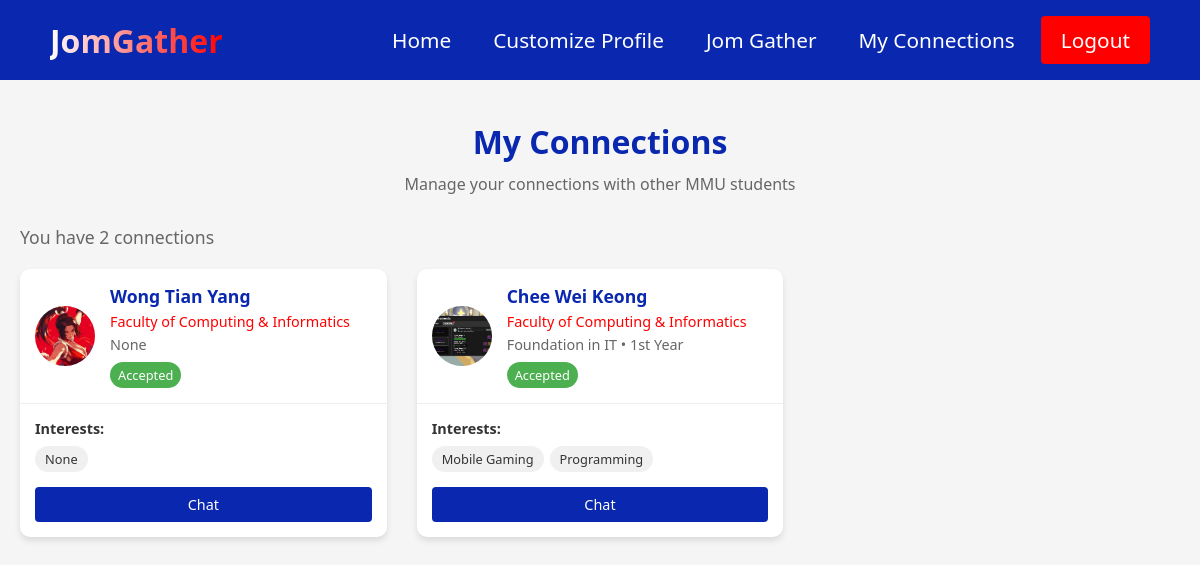
The app's page /connections (signed in) with its own data.
### models.py (models this page shows, shortened)
class Connection(db.Model):
    id = db.Column(db.Integer, primary_key=True)
    user_id = db.Column(db.Integer, db.ForeignKey('user.id'), nullable=False)
    connected_user_id = db.Column(db.Integer, db.ForeignKey('user.id'), nullable=False)
    status = db.Column(db.String(20), default='pending')  # pending, accepted, rejected
    created_at = db.Column(db.DateTime, default=datetime.utcnow)
    updated_at = db.Column(db.DateTime, default=datetime.utcnow, onupdate=datetime.utcnow)
    user = db.relationship('User', foreign_keys=[user_id], backref=db.backref('connections_made', lazy='dynamic'))
    connected_user = db.relationship('User', foreign_keys=[connected_user_id], backref=db.backref('connections_received', lazy='dynamic'))

class Customisation(db.Model):
    id = db.Column(db.Integer, primary_key=True)
    user_id = db.Column(db.Integer, db.ForeignKey('user.id'), nullable=False)
    profile_picture = db.Column(db.String(255))
    bio = db.Column(db.Text)
    interests = db.Column(db.String(500))
    faculty = db.Column(db.String(100))
    course = db.Column(db.String(100))
    year_of_study = db.Column(db.Integer)
    created_at = db.Column(db.DateTime, default=datetime.utcnow)
    updated_at = db.Column(db.DateTime, default=datetime.utcnow, onupdate=datetime.utcnow)
    user = db.relationship('User', backref=db.backref('customisation', uselist=False, lazy=True))

class User(UserMixin, db.Model):
    id = db.Column(db.Integer, primary_key=True)
    student_id = db.Column(db.String(15), unique=True, nullable=False)
    username = db.Column(db.String(64), unique=True, nullable=False)
    email = db.Column(db.String(120), unique=True, nullable=False)
    password_hash = db.Column(db.String(128))
    created_at = db.Column(db.DateTime, default=datetime.utcnow)
    is_active = db.Column(db.Boolean, default=True)
    last_login = db.Column(db.DateTime)
    is_2fa_enabled = db.Column(db.Boolean, default=False, nullable=False)
    two_fa_secret = db.Column(db.String(32), nullable=True)

### app.py (the view)
@app.route('/connections', endpoint='view_connections')
@login_required
def view_connections():
    connections_made = Connection.query.filter_by(user_id=current_user.id).all()
    connections_received = Connection.query.filter_by(connected_user_id=current_user.id).all()
    connected_users = []
    for conn in connections_made:
        user = User.query.get(conn.connected_user_id)
        if user:
            connected_users.append({
                'connection_id': conn.id,
                'user': user,
                'status': conn.status,
                'initiator': True,
                'created_at': conn.created_at
            })
    for conn in connections_received:
        user = User.query.get(conn.user_id)
        if user:
            connected_users.append({
                'connection_id': conn.id,
                'user': user,
                'status': conn.status,
                'initiator': False,
                'created_at': conn.created_at
            })
    connected_users.sort(key=lambda x: x['created_at'], reverse=True)
    return render_template('connections.html', connections=connected_users)

### app.py (called while the page is built)
@login_manager.user_loader
def load_user(user_id):
    return User.query.get(int(user_id))

### templates/connections.html (shortened to what this page needs)
<!DOCTYPE html>
<html lang="en">
<head>
  <link rel="stylesheet" href="{{ url_for('static', filename='css/common.css') }}">
</head>
<body>
  <nav class="navbar">
    <div class="navbar__container">
      <a href="{{ url_for('index') }}" id="navbar__logo">JomGather</a>
      <ul class="navbar__menu">
        <li class="navbar__item">
          <a href="{{ url_for('index') }}" class="navbar__links">Home</a>
        </li>
        <li class="navbar__item">
          <a href="{{ url_for('customise') }}" class="navbar__links">Customize Profile</a>
        </li>
        <li class="navbar__item">
          <a href="{{ url_for('jomgather') }}" class="navbar__links">Jom Gather</a>
        </li>
        <li class="navbar__item">
          <a href="{{ url_for('view_connections') }}" class="navbar__links">My Connections</a>
        </li>
        <li class="navbar__btn">
          <a href="{{ url_for('logout') }}" class="button">Logout</a>
        </li>
      </ul>
    </div>
  </nav>
  <div class="container">
    <div class="page-header">
      <h1>My Connections</h1>
      <p>Manage your connections with other MMU students</p>
    </div>
    {% if connections %}
      <div class="connections-count">
        You have {{ connections|length }} connection{% if connections|length != 1 %}s{% endif %}
      </div>
      <div class="connections-wrapper">
        {% for connection in connections %}
          <div class="connection-card">
            <div class="connection-header">
              <div class="connection-avatar">
                {% if connection.user.customisation and connection.user.customisation.profile_picture %}
                  <img src="{{ url_for('static', filename='uploads/' + connection.user.customisation.profile_picture) }}" alt="{{ connection.user.username }}">
                {% else %}
                  <div style="font-size: 1.5rem;">👤</div>
                {% endif %}
              </div>
              <div class="connection-user-info">
                <div class="connection-username">{{ connection.user.username }}</div>
                {% if connection.user.customisation %}
                  {% if connection.user.customisation.faculty %}
                    <div class="connection-faculty">{{ connection.user.customisation.faculty }}</div>
                  {% endif %}
                  {% if connection.user.customisation.course %}
                    <div class="connection-course">{{ connection.user.customisation.course }}
                      {% if connection.user.customisation.year_of_study %}
                        • {{ connection.user.customisation.year_of_study }}{% if connection.user.customisation.year_of_study == 1 %}st{% elif connection.user.customisation.year_of_study == 2 %}nd{% elif connection.user.customisation.year_of_study == 3 %}rd{% else %}th{% endif %} Year
                      {% endif %}
                    </div>
                  {% endif %}
                {% endif %}
                <div class="connection-status status-{{ connection.status }}">
                  {% if connection.status == 'pending' %}
                    {% if connection.initiator %}
                      Request Sent
                    {% else %}
                      Request Received
                    {% endif %}
                  {% else %}
                    {{ connection.status|capitalize }}
                  {% endif %}
                </div>
              </div>
            </div>
            <div class="connection-body">
              {% if connection.user.customisation and connection.user.customisation.interests %}
                <div class="connection-interests">
                  <div class="connection-interests-title">Interests:</div>
                  <div class="interest-tags">
                    {% for interest in connection.user.customisation.interests.split(',') %}
                      {% if interest.strip() %}
                        <span class="interest-tag">{{ interest.strip() }}</span>
                      {% endif %}
                    {% endfor %}
                  </div>
                </div>
              {% endif %}
              <div class="connection-actions">
                {% if connection.status == 'accepted' %}
                  <a href="{{ url_for('chat', user_id=connection.user.id) }}" class="connection-btn chat-btn">Chat</a>
                {% elif connection.status == 'pending' and connection.initiator %}
                  <div class="connection-btn" style="background-color: #f0f0f0; color: #666;">Awaiting Response</div>
                {% endif %}
              </div>
            </div>
          </div>
        {% endfor %}
      </div>
    {% else %}
      <div class="no-connections">
        <h3>You don't have any connections yet</h3>
        <p>Connect with other MMU students to start chatting and collaborating</p>
        <a href="{{ url_for('match') }}" class="find-students-btn">Find Students</a>
      </div>
    {% endif %}
  </div>
</body>
</html>

### static/css/common.css (style rules this page uses)
.navbar { background-color: #15259e; height: 80px; display: flex; justify-content: center; align-items: center; font-size: 1.2rem; position: sticky; top: 0; z-index: 999; }
.navbar__container { display: flex; justify-content: space-between; height: 80px; z-index: 1; width: 100%; max-width: 1300px; margin: 0 auto; padding: 0 50px; }
#navbar__logo { background-color: #fff; background-image: linear-gradient(to right, #fff 0%, #ff0000 100%); background-size: 100%; -webkit-background-clip: text; -moz-background-clip: text; -webkit-text-fill-color: transparent; -moz-text-fill-color: transparent; display: flex; align-items: center; cursor: pointer; text-decoration: none; font-size: 2rem; font-weight: bold; }
.navbar__menu { display: flex; align-items: center; list-style: none; gap: 10px; }
.navbar__item { height: 80px; }
.navbar__links { color: #fff; display: flex; align-items: center; justify-content: center; text-decoration: none; padding: 0 1.5rem; height: 100%; transition: all 0.3s ease; font-size: 1.3rem; font-weight: 500; }
.button { display: flex; justify-content: center; align-items: center; text-decoration: none; padding: 10px 25px; height: 100%; width: 100%; border: none; outline: none; border-radius: 6px; background: #ff0000; color: #fff; transition: all 0.3s ease; font-size: 1.3rem; font-weight: 500; }

### records on screen
Connection: profile_picture (picture), user.username "Wong Tian Yang", user.customisation.faculty "Faculty of Computing & Informatics", user.customisation.course "None", status "Accepted"
Customisation: strip "None"
Connection: profile_picture (picture), user.username "Chee Wei Keong", user.customisation.faculty "Faculty of Computing & Informatics", user.customisation.course "Foundation in IT", user.customisation.year_of_study "1", status "Accepted", strip "Mobile Gaming" "Programming"

### other values on screen
{{ connections|length }} "2"
